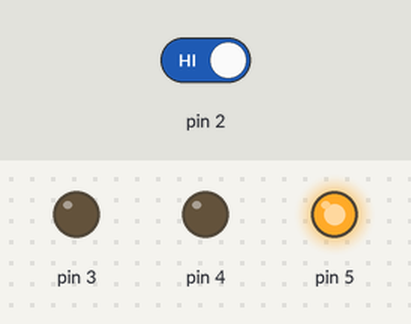
A sketch run on a simulated Arduino Uno, built with avr-gcc and run on an emulated ATmega328P. Parts: output pins drawn as LEDs (lit = HIGH). Dashed ring = blinking. The inputs (shaded band) are chosen by the test bench; at power-on: pin 2 HIGH.

Above: at 1.2 s.
1.3 s: pin 2 driven LOW
At 1.7 s:
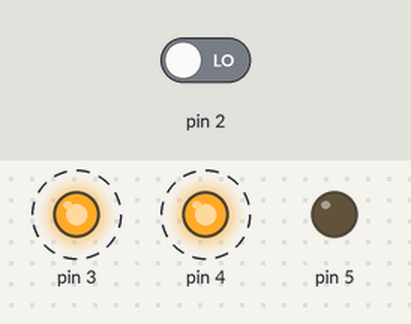
4.3 s: pin 2 driven HIGH
At 5.0 s:
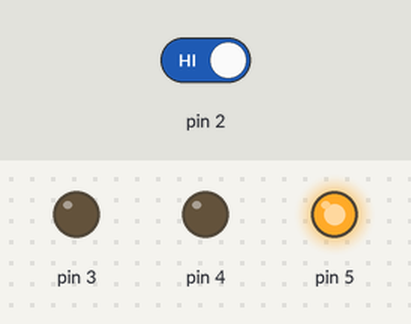
Timing chart, 0 to 7.3 s (numbered marks = the images above; inputs shaded):
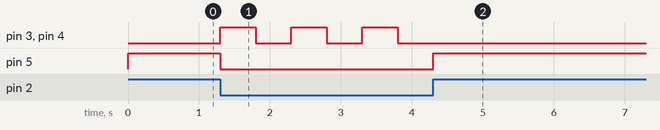

The sketch:

blinking_leds.ino
```cpp
int switchState = 0;

// the setup function runs once when you press reset or power the board
void setup() {
  // initialize inputs and outputs.
  pinMode(3,OUTPUT);
  pinMode(4,OUTPUT);
  pinMode(5,OUTPUT);
  pinMode(2,INPUT);
}

// the loop function runs over and over again forever
void loop() {
  switchState = digitalRead(2);

  if (switchState == LOW) {
    // the buton is not pressed
    digitalWrite(5, LOW); // green LED
    digitalWrite(4, HIGH); // red LED
    digitalWrite(3, HIGH); // red LED

    delay(500); // wait for a quarter second

    digitalWrite(4, LOW); // red LED
    digitalWrite(3, LOW); // red LED

    delay(500); // wait for a quarter second

  } else {
    // the buton is  pressed
    digitalWrite(5, HIGH); // green LED
    digitalWrite(4, LOW); // red LED
    digitalWrite(3, LOW); // red LED
  }
}
```

Measured:
- after the input at 1.3 s, pin 3, pin 4: alternates HIGH for 0.50 s and LOW for 0.50 s, starting at once; pin 5: HIGH → LOW at once
- after the input at 4.3 s, pin 3, pin 4: stops changing and stays LOW; pin 5: LOW → HIGH at once
